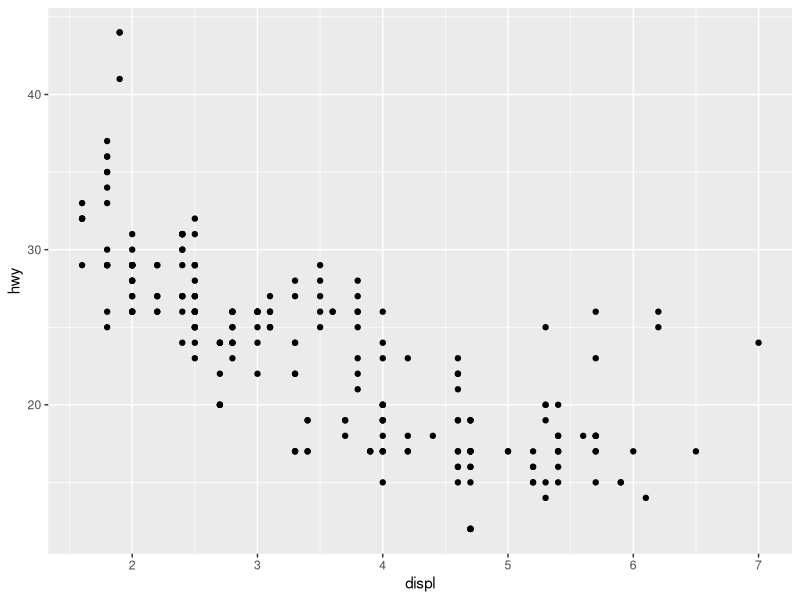
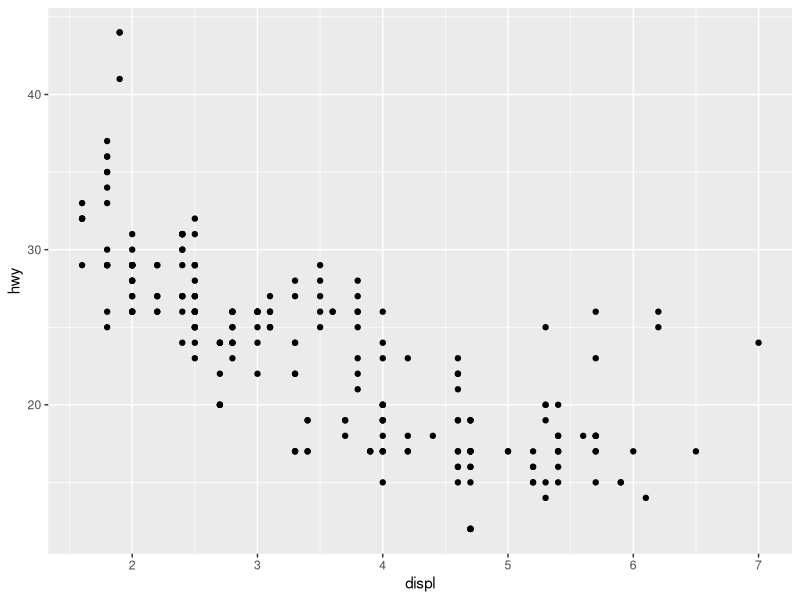
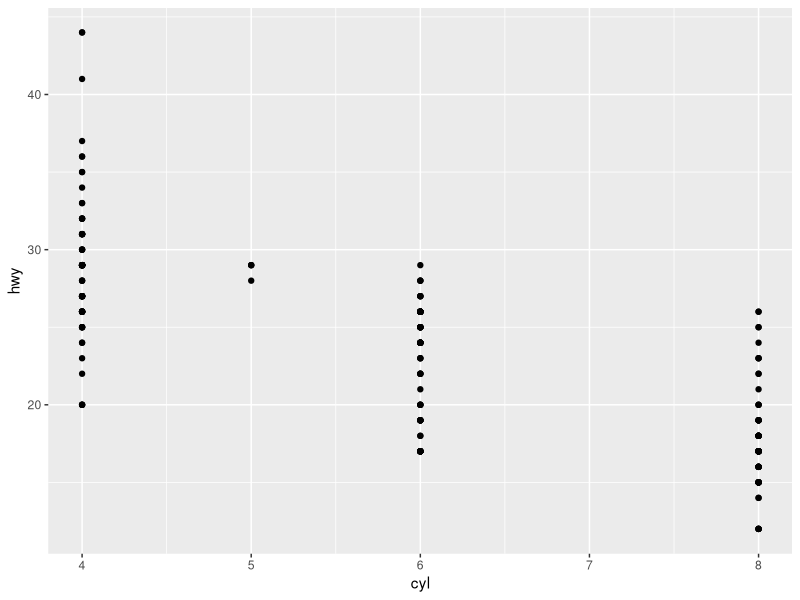
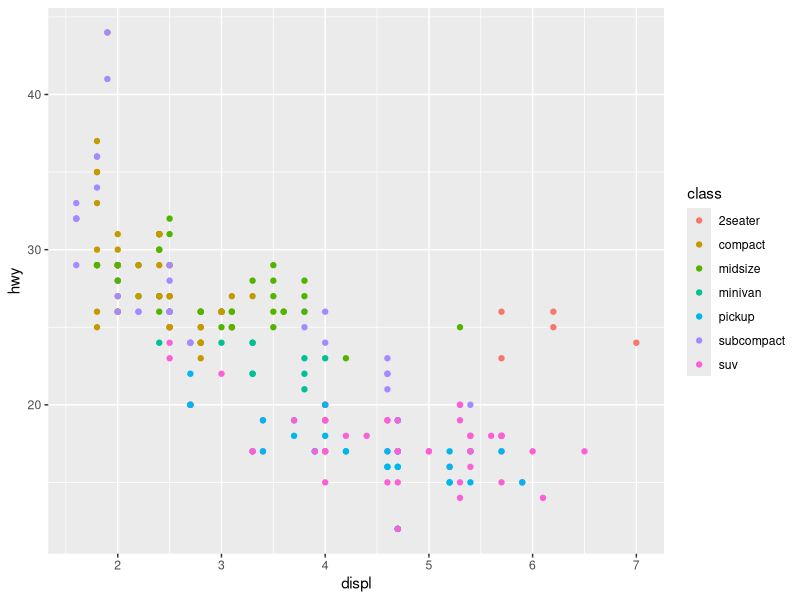
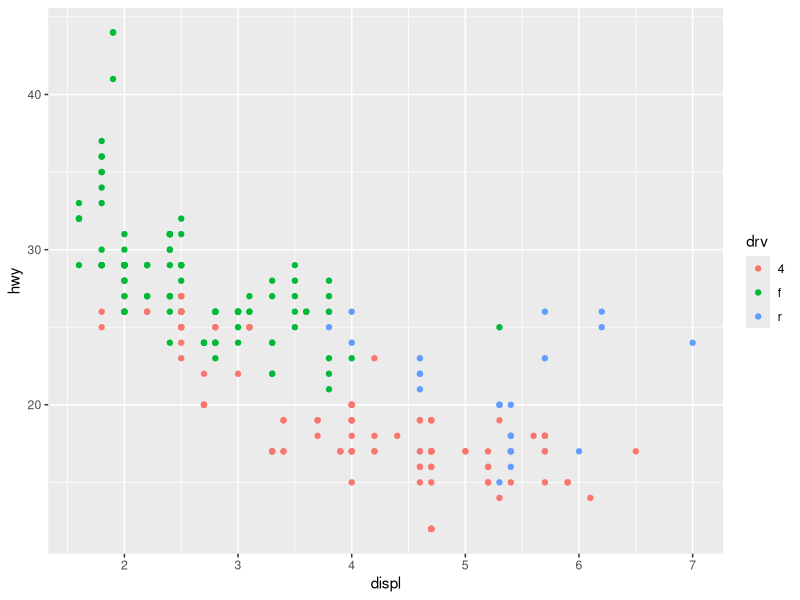
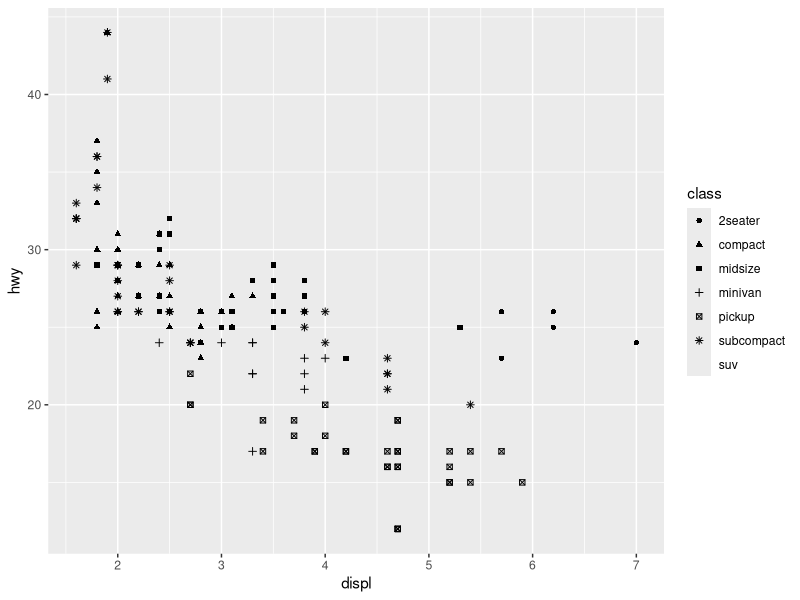
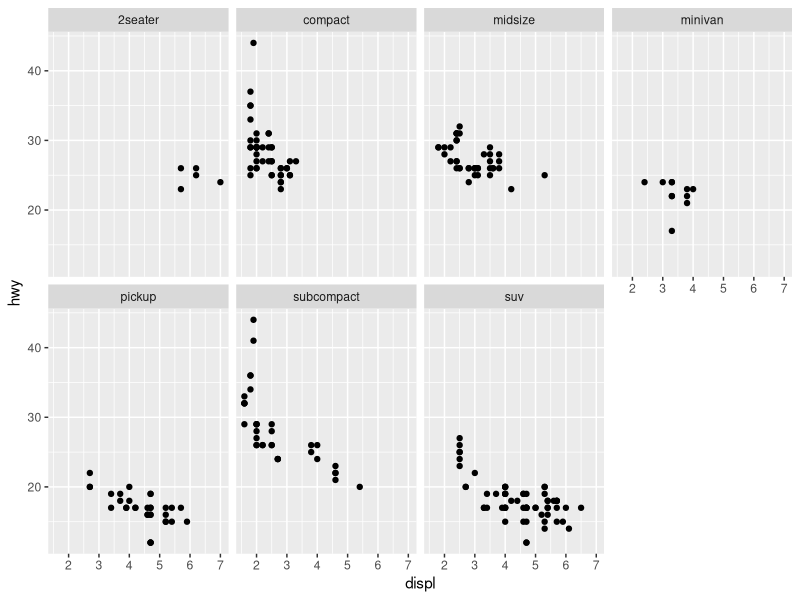
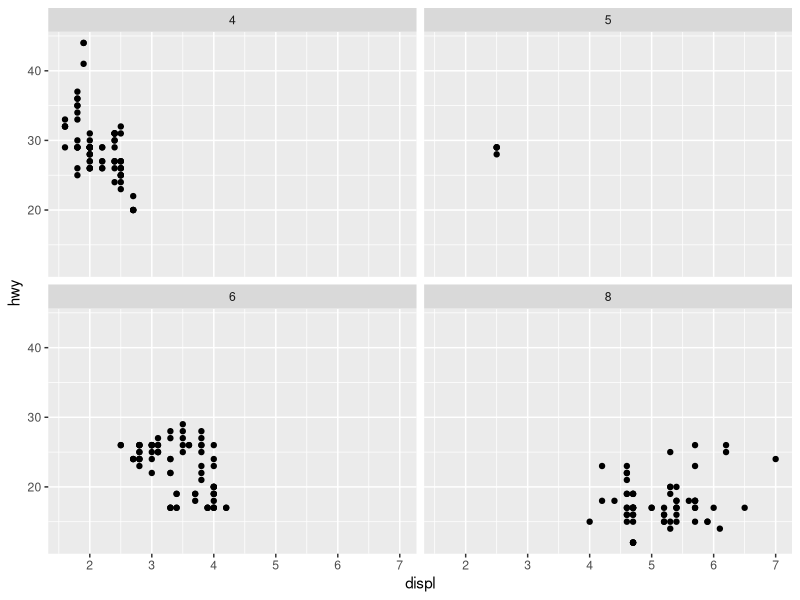

The R source for these figures, in order:
# Run these lines first to install and load required packages:

install.packages("ggplot2")
install.packages("dplyr")
install.packages("readr")

library(ggplot2)
library(dplyr)
library(readr)

# Section 1. Scatterplots and faceting
# 1. Learn more about the mpg dataset. Run the following code:

?mpg

# 2. Examine the first few rows of the mpg data set. Run the following code:

head(mpg)

# 3. Create a scatterplot with ggplot2, plotting engine displacement on the X-axis 
# and highway mileage on the Y-axis. Make sure to put the "+" sign at the end of the line, 
# not at beginning of next line

ggplot(data = mpg) + 
  geom_point(mapping = aes(x = displ, y = hwy))

# shortcut way of writing it:
ggplot(mpg) + 
  geom_point(aes(displ, hwy)) 


# 4. Create a scatterplot plotting the number of cylinders (cyl) as x 
# and highway mileage (hwy) on the y-axis. 
# Type the code in the lines below. Run the code to test it!

ggplot(mpg) + 
  geom_point(aes(cyl, hwy))

# 5. Make a scatterplot of x=displ and y=hwy. Color the dots by class using color=class inside aes(). 

ggplot(mpg) + 
  geom_point(aes(displ, hwy, color=class)) 

# 6. Practice. Make the same scatterplot as the previous example, but set color=drv.
# Type the code in the lines below. Then run the code to test it.

ggplot(mpg) + 
  geom_point(aes(displ, hwy, color=drv)) 

# 7. Practice. Substitute another aesthetic in place of color (size, shape, or alpha).

ggplot(mpg) + 
  geom_point(aes(displ, hwy, shape=class)) 


# 8. Facet_wrap() creates subplots. Run this code to see what faceting does:

ggplot(mpg) + 
  geom_point(aes(displ,hwy)) + 
  facet_wrap(~ class, nrow=2)


# 9. Practice Faceting. Using the same scatter plot as in #8, 
# facet on the cyl variable. 
ggplot(mpg) + 
  geom_point(aes(displ,hwy)) + 
  facet_wrap(~ cyl, nrow=2)


# 10. Facet grids allow for an extra dimension of faceting. 
# Run this code to see what facet_grid() does:
ggplot(mpg) + 
  geom_point(aes(displ,hwy)) + 
  facet_grid(class ~ cyl)


# 11. Practice. Create a scatterplot chart with the diamonds dataset 
# Show the relationship between depth (x variable) and price (y variable). 
# Facet by clarity using facet_wrap().

?diamonds
head(diamonds)

ggplot(diamonds) + geom_point(aes(depth, price)) + 
  facet_wrap(~clarity)


## Section 2. Adding graph layers

# 12. Add multiple layers to a graph. Run this code:

ggplot(diamonds) + 
  geom_point(aes(carat, price, color=clarity)) +
  geom_smooth(aes(carat, price))

# Notice that you had to type aes(carat, price) twice? That's not efficient.
# Here's a better way: 

ggplot(diamonds, aes(carat, price)) + # whatever is in ggplot() applies to all layers
  geom_point(aes(color=clarity)) +
  geom_smooth()

# 13. Position adjustments. Run the following code to see the effect of alpha = 1/5 and position = "jitter"
# add facet_wrap to break up the data into small multiples plots 

ggplot(diamonds, aes(carat, price)) + 
  geom_point(aes(color=clarity, alpha=1/5), position="jitter") + 
  geom_smooth() + 
  facet_wrap(~clarity)


## Section 3. Bar charts and histograms

# 14. Bar chart example. Run this example in the code to create a bar chart:

ggplot(diamonds) +
  geom_bar(aes(x=cut))  # cut is a categorical variable

# 15. Now create a bar chart with x=clarity. 

ggplot(diamonds) +
  geom_bar(aes(x=clarity)) # clarity is a categorical variable

# 15B. Flip the bars with coord_flip() 
ggplot(diamonds) +
  geom_bar(aes(x=cut)) + 
  coord_flip()


# 16. Create a histogram of price.
ggplot(diamonds) + 
  geom_histogram(aes(price))


# 17. Change the binwidth on the histogram, add color and theme.
ggplot(diamonds) + 
  geom_histogram(aes(price), binwidth = 500, fill="black", col="white") + theme_classic()


# 18. Practice. Create a histogram of the depth variable. 
# Experiment with binwidth and theme.
ggplot(diamonds) + 
  geom_histogram(aes(price), binwidth=1000, fill="black", col="white") + theme_classic()


## Section 4. Editing scales

# 19. Change the tick marks on the x-axis from defaults.

ggplot(diamonds) + 
  geom_histogram(aes(price), binwidth = 500, fill="black", col="white") +
  scale_x_continuous(breaks=seq(0,20000,by=3000)) + 
  theme_classic()

?scale_x_continuous

## Section 5. Adding labels and saving your graph

# 20. Add labels to inform your audience about the graph 

ggplot(diamonds) + 
  geom_histogram(aes(price), binwidth = 500, fill="black", col="white") +
  scale_x_continuous(breaks=seq(0,20000,by=3000)) + 
  theme_classic() +
  labs(
    title = "Count of Diamonds by Price",
    subtitle = "Prices are in U.S. Dollars (n=53940)", 
    y=""
  )

# 21. Save plot using ggsave(). Assign graph to a variable name.
# Reference: http://ggplot2.tidyverse.org/reference/ggsave.html 
# Run this code:

my_graph <- ggplot(diamonds) + 
  geom_histogram(aes(price), binwidth = 500, fill="black", col="white") +
  scale_x_continuous(breaks=seq(0,20000,by=3000)) + 
  theme_classic() +
  labs(
    title = "Count of Diamonds by Price",
    subtitle = "Prices are in U.S. Dollars (n=53940)", 
    y=""
  )

my_graph #print the graph to see it

# 22. Use a basic ggsave function to save graph as a .PNG file

ggsave("graph.png", my_graph) # this will save the image file to your current working directory. If you want to save to a different place, add path information before the file name. Ex: "~/Documents/Project_Folder/graph.png"

# 23. Re-save graph as a different size in order to see it all. Units are in inches

ggsave("graph_resized.png", my_graph, width=5, height=5, units="in")

# 24. Save to publication-quality .tiff file

ggsave("graph.tiff", my_graph, width=5, height=5, units="in", dpi=600)   

# Section 6. Read in movies data and make some graphs.
# check out the ggplot2 cheatsheet: Help > Cheatsheets

# 25. Read in some data from a data file. Make sure to set your working directory first
# to the folder with the dataset.

movies <- read_csv("movies.csv") 

head(movies)

# 26. Make a scatter plot of gross/1000000 (x) and imdb_score (y).
ggplot(movies, aes(gross/1000000, imdb_score)) + geom_point()

# 27. In the previous chart, facet_wrap() using the content_rating variable 
ggplot(movies, aes(gross/1000000, imdb_score)) + geom_point() +
  facet_wrap(~content_rating)

# 28. Make a histogram of imdb_score (x). 
ggplot(movies, aes(imdb_score)) + geom_histogram() 

# 29. Set binwidth=.5, fill="black, col="white in aes()
ggplot(movies, aes(imdb_score)) + geom_histogram(binwidth=.5, fill="black", col="white") 

# 30. Add theme_classic() to the previous histogram. 
ggplot(movies, aes(imdb_score)) + 
  geom_histogram(binwidth=.5, fill="black", col="white") +
  theme_classic()

# 31. Give the histogram you just made a title.
ggplot(movies, aes(imdb_score)) + 
  geom_histogram(binwidth=.5, fill="black", col="white") +
  theme_classic() +
  labs(title="Distribution of IMDb Score Among Top-Grossing Films")

# 32. Change the x-axis and y-axis titles to blank using y="" and x=""
#in labs().

ggplot(movies, aes(imdb_score)) + 
  geom_histogram(binwidth=.5, fill="black", col="white") +
  theme_classic() +
  labs(title="Distribution of IMDb Score Among Top-Grossing Films", 
       y="", 
       x="")

# 33. Save the plot to a variable called imdb_graph. 
#Then save it to the file "imdb.png" using ggsave() with width=5,
#height=5, units="in"

imdb_graph <- ggplot(movies, aes(imdb_score)) + 
  geom_histogram(binwidth=.5, fill="black", col="white") +
  theme_classic() +
  labs(title="Distribution of IMDb Score Among Top-Grossing Films", 
       y="", 
       x="")

ggsave("imdb.png", imdb_graph, width=5, height=5, units="in")

